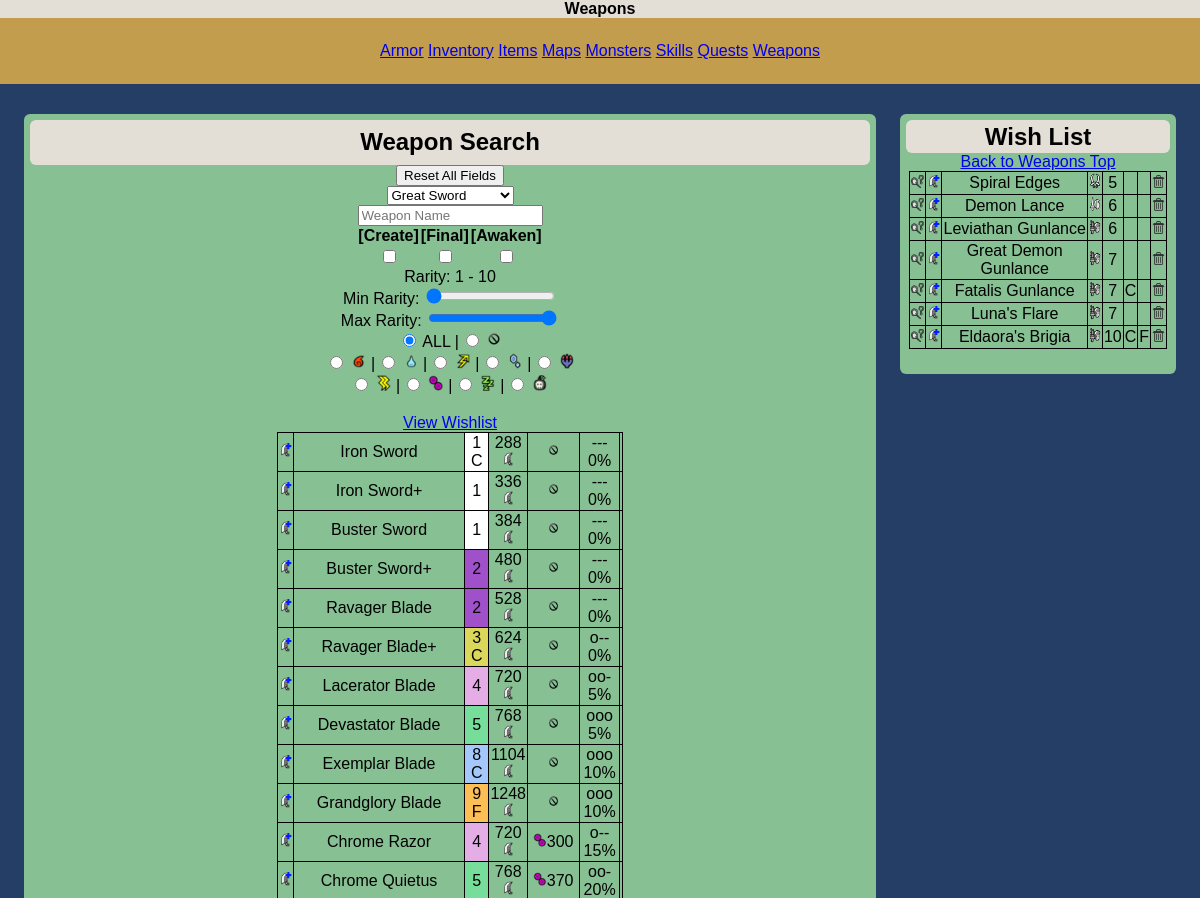
Before: / (upper part) with the older database file.
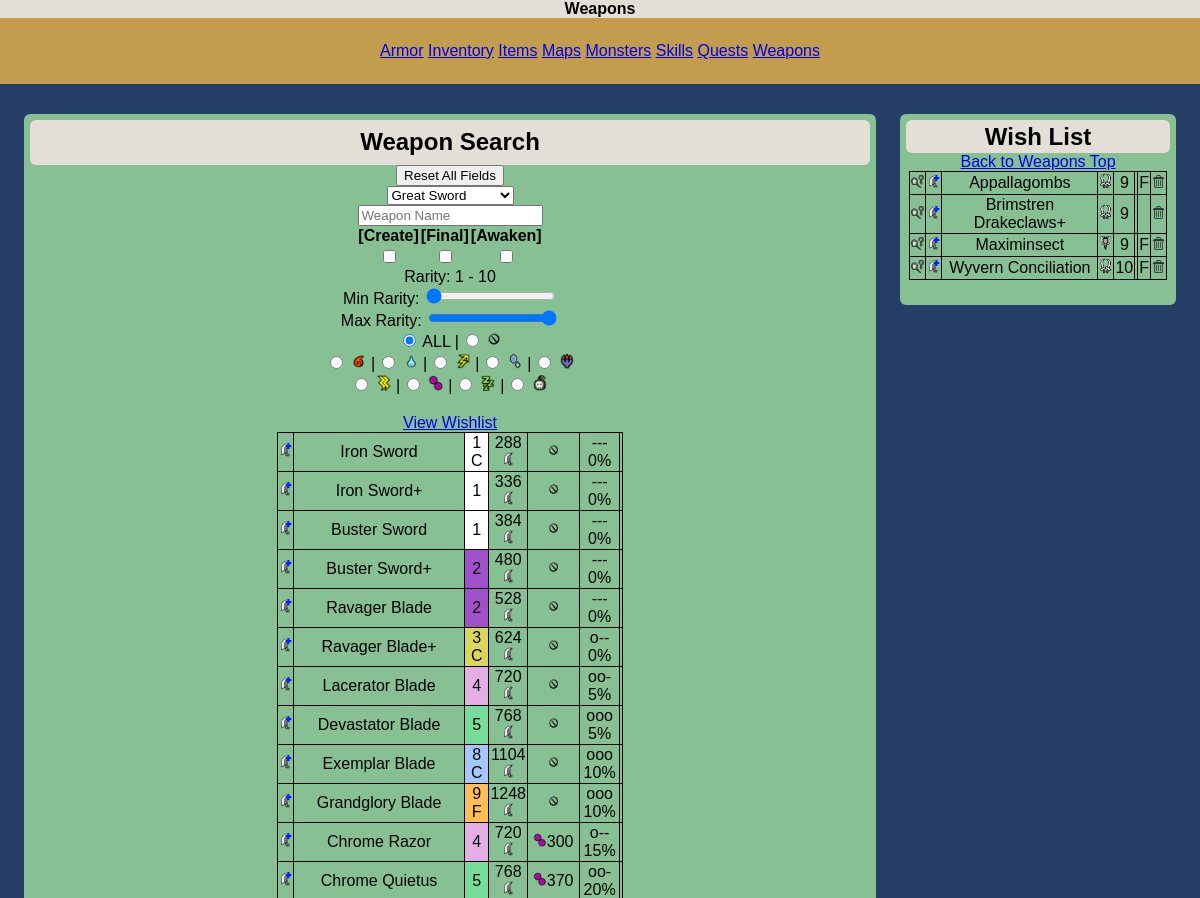
After: the same page with the newer database file.
### tables this page shows
CREATE TABLE IF NOT EXISTS `weapondata` (
  `weaponId` int(5) NOT NULL,
  `parentWeaponId` int(5) NOT NULL,
  `itemId` int(5) DEFAULT NULL,
  `weaponTypeId` int(5) NOT NULL,
  `name` varchar(80) NOT NULL,
  `attack` int(5) NOT NULL,
  `element` varchar(3) NOT NULL,
  `elementValue` int(5) DEFAULT NULL,
  `created` int(1) NOT NULL,
  `final` int(1) NOT NULL,
  `slot` int(1) NOT NULL,
  `rare` int(2) NOT NULL,
  `affinity` decimal(2,2) NOT NULL,
  `defense` int(3) DEFAULT NULL,
  `special` varchar(40) DEFAULT NULL,
  `awaken` int(1) NOT NULL,
  `red` int(3) NOT NULL,
  `orange` int(3) NOT NULL,
  `yellow` int(3) NOT NULL,
  `green` int(3) NOT NULL,
  `blue` int(3) NOT NULL,
  `white` int(3) NOT NULL,
  `purple` int(3) NOT NULL,
  `redPlus` int(3) NOT NULL,
  `orangePlus` int(3) NOT NULL,
  `yellowPlus` int(3) NOT NULL,
  `greenPlus` int(3) NOT NULL,
  `bluePlus` int(3) NOT NULL,
  `whitePlus` int(3) NOT NULL,
  `purplePlus` int(3) NOT NULL,
  `own` int(1) NOT NULL,
  `hierarchy` varchar(3000) NOT NULL,
  PRIMARY KEY (`weaponId`),
  UNIQUE KEY `itemId` (`itemId`)
);

CREATE TABLE IF NOT EXISTS `wishlist` (
  `weaponId` int(5) NOT NULL,
  `weaponTypeId` int(5) NOT NULL,
  `name` varchar(80) NOT NULL,
  `created` int(1) NOT NULL,
  `final` int(1) NOT NULL,
  `rare` int(2) NOT NULL,
  PRIMARY KEY (`weaponId`),
  UNIQUE KEY `id` (`weaponId`),
  UNIQUE KEY `name` (`name`)
);

### assets/modules/weapons/vars.php (called while the page is built, shortened)
<?php
    $rawCheck="";
    $firCheck="";
    $watCheck="";
    $thuCheck="";
    $iceCheck="";
    $draCheck="";
    $parCheck="";
    $poiCheck="";
    $sleCheck="";
    $blaCheck="";
    $createCheck='';
    $createFilter=0;
    $finalCheck='';
    $finalFilter=0;
    $awakenCheck=null;
    $weaponSearch=null;
    $weaponType=1;
    $minRaritySelect=1;
    $maxRaritySelect=10;
    $allCheck= "checked";
    $elemFilter="%";
?>

### assets/modules/weapons/query.php (called while the page is built)
<?php
    $weaponSearch=str_replace('\'','&#39;',$weaponSearch);
    $sql = 'SELECT *
            FROM weapondata
            WHERE instr(name,"' . $weaponSearch . '")>0
            AND rare BETWEEN ' . $minRaritySelect . ' AND ' . $maxRaritySelect . '
            AND element LIKE \'%' . $elemFilter . '%\'
            AND (' . $createFilter . '=0 OR created=' . $createFilter .')
            AND (' . $finalFilter . '=0 OR final=' . $finalFilter . ')
            AND (0=' . $weaponType . ' OR weapontypeid=' . $weaponType . ')
            ORDER BY weaponId';
    $result = mysqli_query($mysqli,$sql) or die(mysqli_error($mysqli) . '; weapon table error');
?>

### assets/modules/weapons/parameter_prep.php (called while the page is built, shortened)
<?php
    switch($weaponsRow['slot']) {
        case "0": $slot = "---"; break;
        case "1": $slot = "o--"; break;
        case "2": $slot = "oo-"; break;
        case "3": $slot = "ooo"; break;}
    $affinity=$weaponsRow['affinity']*100;
    $sql = 'SELECT color
            FROM rarecolors
            WHERE rare=' . $weaponsRow['rare'];
    $colorResult = mysqli_query($mysqli,$sql) or die(mysqli_error($mysqli) . '; color table error');
    $rareColorsRow=mysqli_fetch_array($colorResult);
    if ($weaponsRow['created']==1) {$createFlag = 'C';
    } else {$createFlag = null;}
    if ($weaponsRow['final']==1) {$finalFlag = 'F';
    } else {$finalFlag = null;}
    if ($awakenFilter==1){
        $elemType=$weaponsRow['element'];
        $elemValue=$weaponsRow['elementValue'];
    } else{
        if ($weaponsRow['awaken']==1){
            $elemType='RAW';
        } else{
            $elemType=$weaponsRow['element'];
            $elemValue=$weaponsRow['elementValue'];
        }
    }
?>

### assets/modules/weapons/table.php (the view, shortened to what this page needs)
<table class='data'>
    <?php
        while($weaponsRow=mysqli_fetch_array($result))
        {
            require('assets/modules/weapons/parameter_prep.php');
            echo("<tr>")
                ."<td><input type='image' name='weaponPath' onclick='this.form.submit()' src=assets/resources/ui/path.png class='icon' value='$weaponsRow[name]'></td>"
                .'<td>'.$weaponsRow['name']
                ."<td BGCOLOR='$rareColorsRow[color]'>$weaponsRow[rare]<br>".$createFlag . $finalFlag
                ."<td>$weaponsRow[attack]<br><input class='icon' type='image' name='weaponImage' value=$weaponsRow[weaponTypeId] src=assets/resources/weapons/$weaponsRow[weaponTypeId].png class='icon'></td>"
                ."<td><input type ='image' name='elementImage' value=$elemType src=assets/resources/elements/$elemType.png class='icon'>"
                ."$elemValue</td>"
                ."<td>$slot"
                ."<br>$affinity%</td>"
                ."<td>$weaponsRow[special]</td>"
                ;
        }
    ?>
</table>

### index.php (shortened to what this page needs)
<!DOCTYPE html>
<html>
<head>
    <?php require_once('assets/modules/general/header.php'); ?>
</head>
<body>
    <div id='title'>
        Weapons
    </div>
    <div id='navigation'>
    </div>
    <form method=POST name="form">
        <?php
            require_once('assets/modules/general/db_connect.php');
            require_once('assets/modules/weapons/reset_handler.php');
        ?>
        <div id='wrapper'>
            <div id='section'>
                <H2>Weapon Search</H2>
                <td class='navTdTh'><center><input type='submit' value='Reset All Fields' name='ResetButton'/></center>
                <?php
                    require_once('assets/modules/weapons/dropdown.php');
                    require_once('assets/modules/weapons/inputs.php');
                    require_once('assets/modules/weapons/query.php');
                    echo("<a href='#wishlist'>View Wishlist</a>");
                    require_once('assets/modules/weapons/table.php');
                ?>
            </div>
            <div id='aside'>
                <?php require_once('assets/modules/weapons/wishlist.php'); ?>
            </div>
        </div>
    </form>
</body>
</html>

### assets/modules/general/header.php (shortened to what this page needs)
<link rel="stylesheet" href="assets/stylesheets/mobile.css" type="text/css" media="only screen and (max-width: 550px)" />
<link rel="stylesheet" href="assets/stylesheets/main.css" type="text/css" media="only screen and (min-width: 551px)" />

### assets/modules/weapons/dropdown.php
<?php
    $sql = "SELECT type, weapontypeid
            FROM weapon_types
            ORDER BY weaponTypeId;";
    $result=mysqli_query($mysqli, $sql) or die(mysqli_error($mysqli) . ' weapon dropdown error');
    $weaponDropdownString = "<select name='weaponType' onchange='this.form.submit()' value='' >Weapon Type</option>";
    while($row=mysqli_fetch_array($result)){
        if($row['weapontypeid']==$weaponType){
            $weaponDropdownString .= "<option value=$row[weapontypeid] selected>$row[type]</option>";
        } else{
            $weaponDropdownString .= "<option value=$row[weapontypeid]>$row[type]</option>";
        }
    }
    $weaponDropdownString .= "</select>";
?>

### assets/modules/weapons/inputs.php
<?php echo($weaponDropdownString) ?>
<br>
<input type='text' placeholder='Weapon Name' value='<?php echo($weaponSearch) ?>' name='weaponName' />
<table class='nav'>
    <tr>
        <th class='navTdTh'>[Create]</th>
        <th class='navTdTh'>[Final]</th>
        <th class='navTdTh'>[Awaken]</th>
    </tr>
    <tr>
        <td class='navTdTh'><input type='checkbox' value='1' <?php echo($createCheck) ?> name='createShow' onchange='this.form.submit()' class='checkbox'/>
        <td class='navTdTh'><input type='checkbox' value='1' <?php echo($finalCheck) ?> name='finalShow' onchange='this.form.submit()' class='checkbox'/>
        <td class='navTdTh'><input type='checkbox' value='1' <?php echo($awakenCheck) ?> name='awakenShow' onchange='this.form.submit()' class='checkbox'/>
    </tr>
</table>
Rarity: <?php echo($minRaritySelect . ' - ' . $maxRaritySelect); ?>
<br>
Min Rarity:
    <input type='range' min=1 max=10 value='<?php echo($minRaritySelect) ?>' step=1.0 id='minRange' name='minRaritySelect' onchange='updateRarityMin(this.value, maxRaritySelect.value)' class='range' >
<br>
Max Rarity:
    <input type='range' min=1 max=10 value='<?php echo($maxRaritySelect) ?>' step=1.0 id='maxRange' name='maxRaritySelect' onchange='updateRarityMax(minRaritySelect.value, this.value)' class='range' >
<br>
<table class='nav'>
    <tr>
        <td class='navTdTh'><input type='radio' id='all' value='%' name='elem' onchange='this.form.submit();' <?php echo($allCheck) ?>>
        ALL |
        <td class='navTdTh'><input type='radio' id='raw' value='RAW' name='elem' onchange='this.form.submit()' <?php echo($rawCheck) ?>>
        <img src=assets/resources/elements/RAW.png class='icon'>
    </tr>
</table>
<table class='nav'>
    <tr><td class='navTdTh'><input type='radio' id='fire' value='FIR' name='elem' onchange='this.form.submit()' <?php echo($firCheck) ?>>
        <img src=assets/resources/elements/FIR.png class='icon'>
         |
        <td class='navTdTh'><input type='radio' id='water' value='WAT' name='elem' onchange='this.form.submit()' <?php echo($watCheck) ?>>
        <img src=assets/resources/elements/WAT.png class='icon'>
         |
        <td class='navTdTh'><input type='radio' id='thunder' value='THU' name='elem' onchange='this.form.submit()' <?php echo($thuCheck) ?>>
        <img src=assets/resources/elements/THU.png class='icon'>
         |
        <td class='navTdTh'><input type='radio' id='ice' value='ICE' name='elem' onchange='this.form.submit()' <?php echo($iceCheck) ?>>
        <img src=assets/resources/elements/ICE.png class='icon'>
         |
        <td class='navTdTh'><input type='radio' id='dragon' value='DRA' name='elem' onchange='this.form.submit()' <?php echo($draCheck) ?>>
        <img src=assets/resources/elements/DRA.png class='icon'>
    </tr>
</table>
<table class='nav'>
    <tr><td class='navTdTh'><input type='radio' id='paralysis' value='PAR' name='elem' onchange='this.form.submit()' <?php echo($parCheck) ?>>
        <img src=assets/resources/elements/PAR.png class='icon'>
         |
        <td class='navTdTh'><input type='radio' id='poison' value='POI' name='elem' onchange='this.form.submit()' <?php echo($poiCheck) ?>>
        <img src=assets/resources/elements/POI.png class='icon'>
         |
        <td class='navTdTh'><input type='radio' id='sleep' value='SLE' name='elem' onchange='this.form.submit()' <?php echo($sleCheck) ?>>
        <img src=assets/resources/elements/SLE.png class='icon'>
         |
        <td class='navTdTh'><input type='radio' id='blast' value='BLA' name='elem' onchange='this.form.submit()' <?php echo($blaCheck) ?>>
        <img src=assets/resources/elements/BLA.png class='icon'>
        <td class='navTdTh'>
    </tr>
</table>
<br>

### assets/modules/weapons/wishlist.php (shortened to what this page needs)
<H2>Wish List</H2>
<a href='#top'>Back to Weapons Top</a>
<?php
    $sql = 'SELECT *
            FROM wishlist
            ORDER BY rare, weaponTypeId, weaponId';
    $wishlistTableResult = mysqli_query($mysqli,$sql) or die(mysqli_error($mysqli) . '; wishlist table error');
?>
<table class='data wish'>
    <?php
        while($row=mysqli_fetch_array($wishlistTableResult))
        {
            if($row['created']==1){
                $created='C';
            } else {
                $created='';
            }
            if($row['final']==1){
                $final='F';
            } else {
                $final='';
            }
            echo("<tr>")
                ."<td><input type='image' name='searchClick' onclick='this.form.submit()' src=assets/resources/ui/search.png class='icon' value={$row['weaponId']},{$row['weaponTypeId']}></td>"
                ."<td><input type='image' name='weaponPath' onclick='this.form.submit()' src=assets/resources/ui/path.png class='icon' value='$row[name]'></td>"
                .'<td>'.$row['name'].'</td>'
                .'<td><img src=assets/resources/weapons/'.$row['weaponTypeId'].'.png class="icon"></td>'
                .'<td>'.$row['rare'].'</td>'
                .'<td>'.$created.'</td>'
                .'<td>'.$final.'</td>'
                ."<td><input type='image' name='wishDelete' onclick = 'this.form.submit()' src=assets/resources/ui/delete.png class='icon' value=$row[weaponId]></td>";
        }
    ?>
</table>

### assets/stylesheets/mobile.css (style rules this page uses)
html, body { margin:0; height:100%; font:1em Verdana, Geneva, sans-serif; background:#253E66; }
th, td { border-bottom: 1px solid black; border-top: 1px solid black; }
h2 { background:#E3DFD7; margin: 0; margin-bottom:1%; font-size:0.5em; }
img { max-width:100%; height: auto; }
.nav { border: none; max-width:98%; border-collapse: collapse; margin-left:auto; margin-right:auto; font-size: inherit; }
.data { border: 1px solid black; border-bottom: 1px solid black; border-top: 1px solid black; width:100% !important; border-collapse: collapse; font-size:100%; }
.navTdTh { border: none; }
#navigation { background:#C29D4E; padding: 2%; text-align: center; font-size: 1.5em; margin-bottom:1.5%; }
#title { background:#E3DFD7; text-align: center; font-weight: bold; }
#aside, #section, #main { text-align: center; background:#86C093; margin-bottom:1.5%; padding-bottom:1.5%; }
#wrapper { min-height:100%; position:relative; margin: 0 auto; overflow:auto; width:100%; }
#aside { display: block; }
#section { display: block; }

### assets/stylesheets/main.css (style rules this page uses)
html, body { margin:0; height:100%; font:1em Verdana, Geneva, sans-serif; background:#253E66; }
h2 { background:#E3DFD7; border-radius: 6px; padding: 1%; margin:0; }
img { max-width:100%; height: auto; }
.icon { height: 1em; width: 1em; }
.nav { border: none; max-width:98%; border-collapse: collapse; margin-left:auto; margin-right:auto; font-size: inherit; }
.data, th, td { border: 1px solid black; max-width:98%; margin: 0 1%; border-collapse: collapse; margin-left:auto; margin-right:auto; }
.navTdTh { border: none; }
#navigation { background:#C29D4E; padding: 2%; text-align: center; font-size: 1em; margin-bottom:2.5%; }
#title { background:#E3DFD7; text-align: center; font-weight: bold; }
#aside, #section, #main { border-radius: 6px; text-align: center; padding:0.5%; background:#86C093; margin-right:2%; margin-left:2%; }
#wrapper { min-height:100%; position:relative; margin: 0 auto; overflow:auto; width:100%; }
#aside { float: right; margin-left:1%; width: 22%; padding-bottom:25px; display: block; }
#section { float: left; margin-right:1%; width: 70%; padding-bottom:25px; display: block; }

Changed rows visible on the page:
removed wishlist: name "Spiral Edges", rare "5"
removed wishlist: name "Demon Lance", shows a picture, rare "6"
removed wishlist: name "Leviathan Gunlance", rare "6"
removed wishlist: name "Great Demon Gunlance", rare "7"
removed wishlist: name "Fatalis Gunlance", rare "7", created "C"
removed wishlist: name "Luna's Flare", rare "7"
removed wishlist: name "Eldaora's Brigia", rare "10", created "C", final "F"
added wishlist: name "Appallagombs", rare "9", final "F"
added wishlist: name "Brimstren Drakeclaws+", rare "9"
added wishlist: name "Maximinsect", shows a picture, rare "9", final "F"
added wishlist: name "Wyvern Conciliation", rare "10", final "F"
